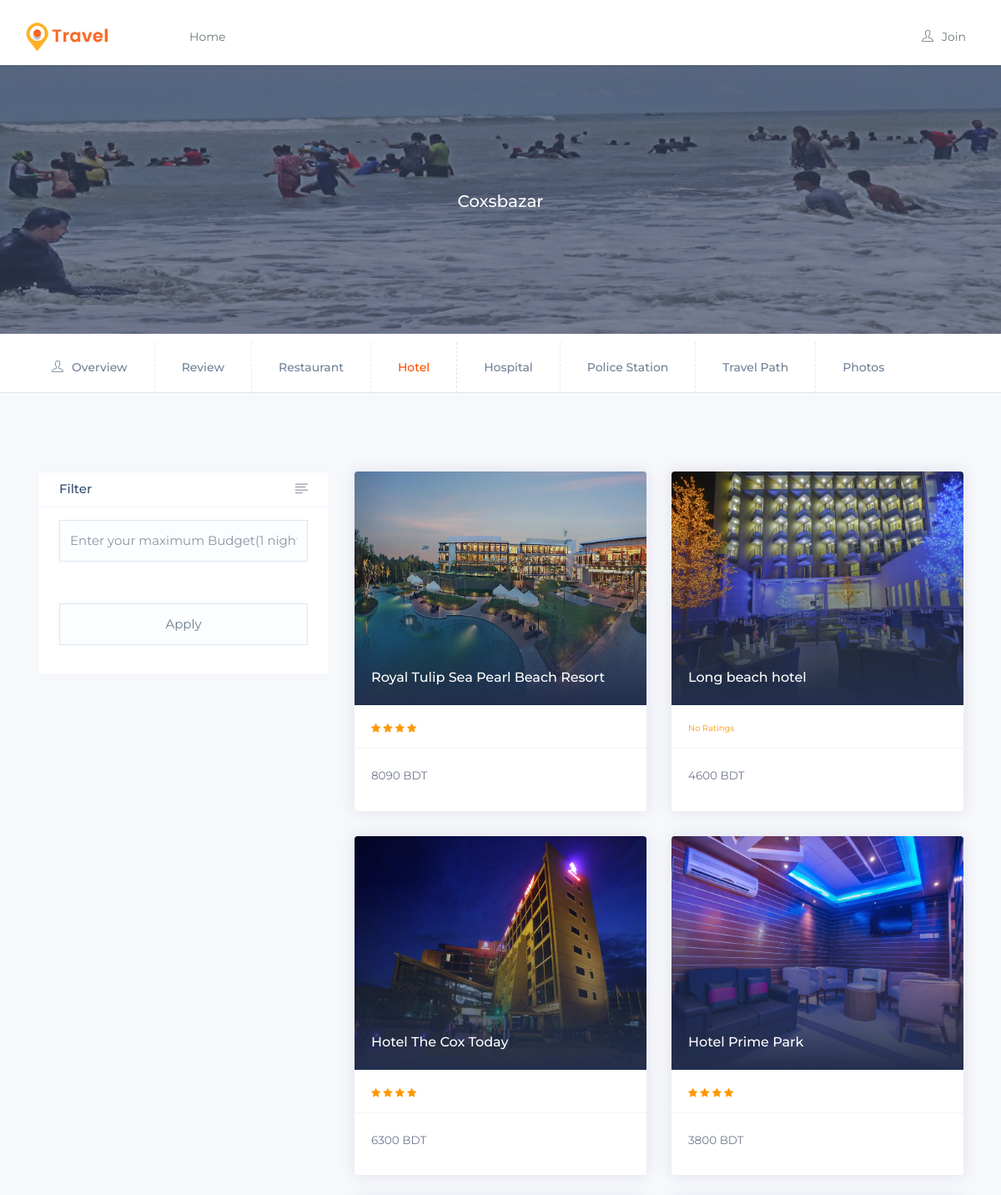
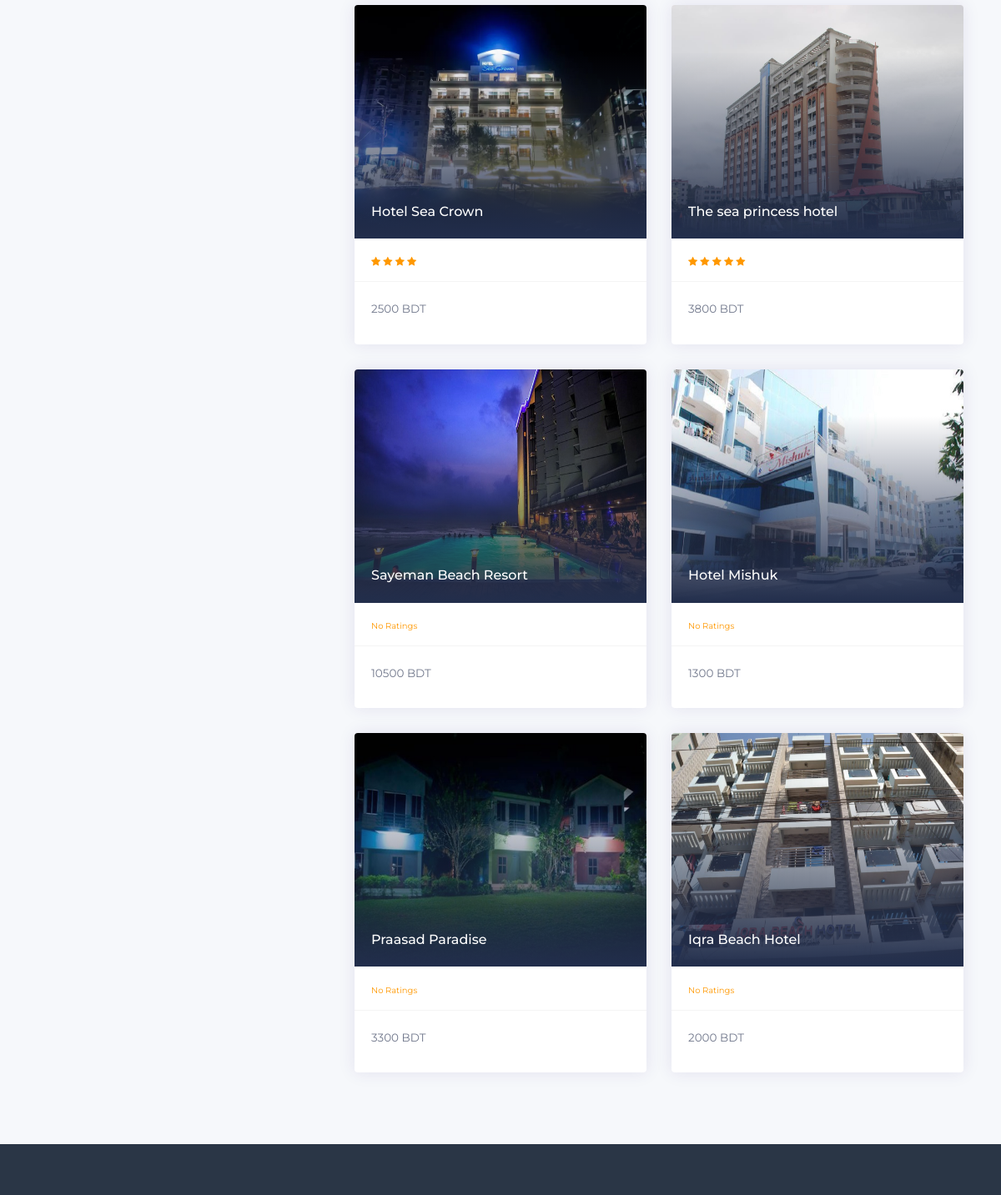
Screenshot of /hotel.php?id=1 with the database file from the repository (2 pictures, top to bottom).
### tables this page shows
CREATE TABLE `place` (
  `id` int(11) NOT NULL,
  `district` mediumtext NOT NULL,
  `place_category` text NOT NULL,
  `place_name` mediumtext NOT NULL,
  `place_image` mediumtext NOT NULL,
  `res_type` mediumtext NOT NULL,
  `travel_path` text NOT NULL,
  `place_des` text NOT NULL
);

CREATE TABLE `hotel` (
  `id` int(11) NOT NULL,
  `place_name` text NOT NULL,
  `hotel_name` text NOT NULL,
  `hotel_image` text NOT NULL,
  `hotel_lat` text NOT NULL,
  `hotel_lon` text NOT NULL,
  `price` int(11) NOT NULL,
  `hotel_address` text NOT NULL,
  `hotel_contact` text NOT NULL
);

### hotel.php (the view, shortened to what this page needs)
<?php
$place_id=$_REQUEST['id'];
include("connection.php");
$sql="SELECT * from place where id=$place_id";
$res=mysqli_query($conn,$sql);
$row=mysqli_fetch_array($res);
$place_name=$row['place_name'];
if(isset($_POST['hotel_list']))
{
	$budget=$_POST['budget'];
	$sql2="Select * from hotel where place_name='$place_name' and price <= $budget";
	$res2=mysqli_query($conn,$sql2);
}
else{
	$sql2="Select * from hotel where place_name='$place_name'";
	$res2=mysqli_query($conn,$sql2);
}
include("page_content/header.php");
?>
<section class="page-title-banner" style="background-image:url(<?php echo $row['place_image'] ?>);">
	<div class="container">
		<div class="row">
			<div class="tr-list-detail">
				<div class="tr-list-detail">
				</div>
				<div class="tr-list-info">
					<h4><?php echo $row['place_name'] ?></h4>
				</div>
			</div>
		</div>
	</div>
</section>
<section class="profile-header-nav padd-0 bb-1">
	<div class="container">
		<div class="row">
			<div class="col-md-12 col-sm-12">
				<div class="tab" role="tabpanel">
					<ul class="nav nav-tabs" role="tablist">
						<li role="presentation" ><a href="place.php?id=<?php echo $place_id?>" ><i class="ti-user"></i>Overview</a></li>
						<li role="presentation"><a href="review.php?id=<?php echo $place_id?>" >Review</a></li>
						<li role="presentation" ><a href="res.php?id=<?php echo $place_id ?>" >Restaurant</a></li>
						<li role="presentation" class="active"><a href="hotel.php?id=<?php echo $place_id ?>" >Hotel</a></li>
						<?php
						include("page_content/place_section.php");
						?>
					</ul>
				</div>
			</div>
		</div>
	</div>
</section>
<section class="gray-bg">
	<div class="container">
		<div class="row">
			<div class="col-md-12 col-sm-12">
				<div class="tab-content tabs">
					<div role="tabpanel" class="tab-pane fade in active" id="Overview">
						<div class="col-md-4 col-sm-12">
							<div class="tr-single-box">
								<div class="tr-single-header">
									<h4>Filter</h4>
									<span class="pull-right clickables" data-toggle="collapse" data-target="#filter"><i class="ti-align-left"></i></span>
								</div>
								<form action="" method="post">
									<div id="filter" class="collapse in">
										<div class="tr-single-body">
											<div class="sidebar-input">
												<input type="text" name='budget'class="form-control" placeholder="Enter your maximum Budget(1 night)">
											</div>
										</div>
										<div class="tr-single-body">
											<div class="sidebar-input">
												<input type='submit' class="form-control" value="Apply" name="hotel_list">
											</div>
										</div>
									</div>
								</form>
							</div>
						</div>
						<div class="col-md-8 col-sm-12">
							<div class="row">
								<?php
								while($row2=mysqli_fetch_array($res2)){
									$hotel_id=$row2['id'];
									$sql3="Select * from hotel_review where hotel_id=$hotel_id";
									$res3=mysqli_query($conn,$sql3);
									$rating=0;
									$num_of_review=mysqli_num_rows($res3);
									while($row3=mysqli_fetch_array($res3))
									{
										$rating=$rating+$row3['rating'];
									}
									if($num_of_review==0)
									{
										$num_of_review=1;
									}
									if($rating==0)
									{
										$rating=0;
									}
									$rating=floor($rating/$num_of_review);
									?>
									<div class="col-md-6 col-sm-6">
										<article class="destination-box style-1">
											<div class="destination-box-image">
												<figure>
													<a href="hotel_detail.php?id=<?php echo $row2['id'] ?>">
														<img src='<?php echo $row2['hotel_image']?>' class="img-responsive listing-box-img" alt="" />
														<div class="list-overlay"></div>
													</a>
													<h4 class="destination-place">
														<a href="#"><?php echo $row2['hotel_name']?></a>
													</h4>
												</figure>
											</div>
											<div class="entry-meta">
												<div class="meta-item meta-rating">
													<?php
													if ($rating < 1) {
														?>
															<p style="margin:0px;font-size:10px;" >No Ratings</p>
														<?php
													}else {
														for($i=0;$i<$rating;$i++)
														{
															?>
															<i class="fa fa-star"></i>
															<?php
														}
													}
													?>
												</div>
											</div>
											<div class="inner-box">
												<div class="box-inner-ellipsis">
													<div class="price-box">
														<div class="destination-price">
															<p><?php echo $row2['price']?> BDT</p>
														</div>
													</div>
												</div>
											</div>
										</article>
									</div>
									<?php
								}
								?>
				</div>
			</div>
		</div>
	</div>
</div>
</div>
</section>
<?php
include("page_content/footer.php");
?>
</body>
</html>

### assets/css/custom.css (style rules this page uses)
.container { margin-top: 10px; }

### assets/css/responsiveness.css (style rules this page uses)
@media only screen  and (min-width : 993px) { section { padding:6em 0 4em 0; } }
@media only screen  and (min-width : 1024px) { h4 { font-size:20px; } }

### assets/css/skins/default.css (style rules this page uses)
.profile-header-nav .nav-tabs li.active a, .profile-header-nav .nav-tabs li.active a:focus, .profile-header-nav .nav-tabs li.active a:hover { color: #ff4e00; }

### rows the page displays
place: place_name "Coxsbazar"
hotel: hotel_image (picture), hotel_name "Royal Tulip Sea Pearl Beach Resort", price "8090"
hotel: hotel_image (picture), hotel_name "Long beach hotel", shows "No Ratings", price "4600"
hotel: hotel_image (picture), hotel_name "Hotel The Cox Today", price "6300"
hotel: hotel_image (picture), hotel_name "Hotel Prime Park", price "3800"
hotel: hotel_image (picture), hotel_name "Hotel Sea Crown", price "2500"
hotel: hotel_image (picture), hotel_name "The sea princess hotel", price "3800"
hotel: hotel_image (picture), hotel_name "Sayeman Beach Resort", shows "No Ratings", price "10500"
hotel: hotel_image (picture), hotel_name "Hotel Mishuk", shows "No Ratings", price "1300"
hotel: hotel_image (picture), hotel_name "Praasad Paradise", shows "No Ratings", price "3300"
hotel: hotel_image (picture), hotel_name "Iqra Beach Hotel", shows "No Ratings", price "2000"
